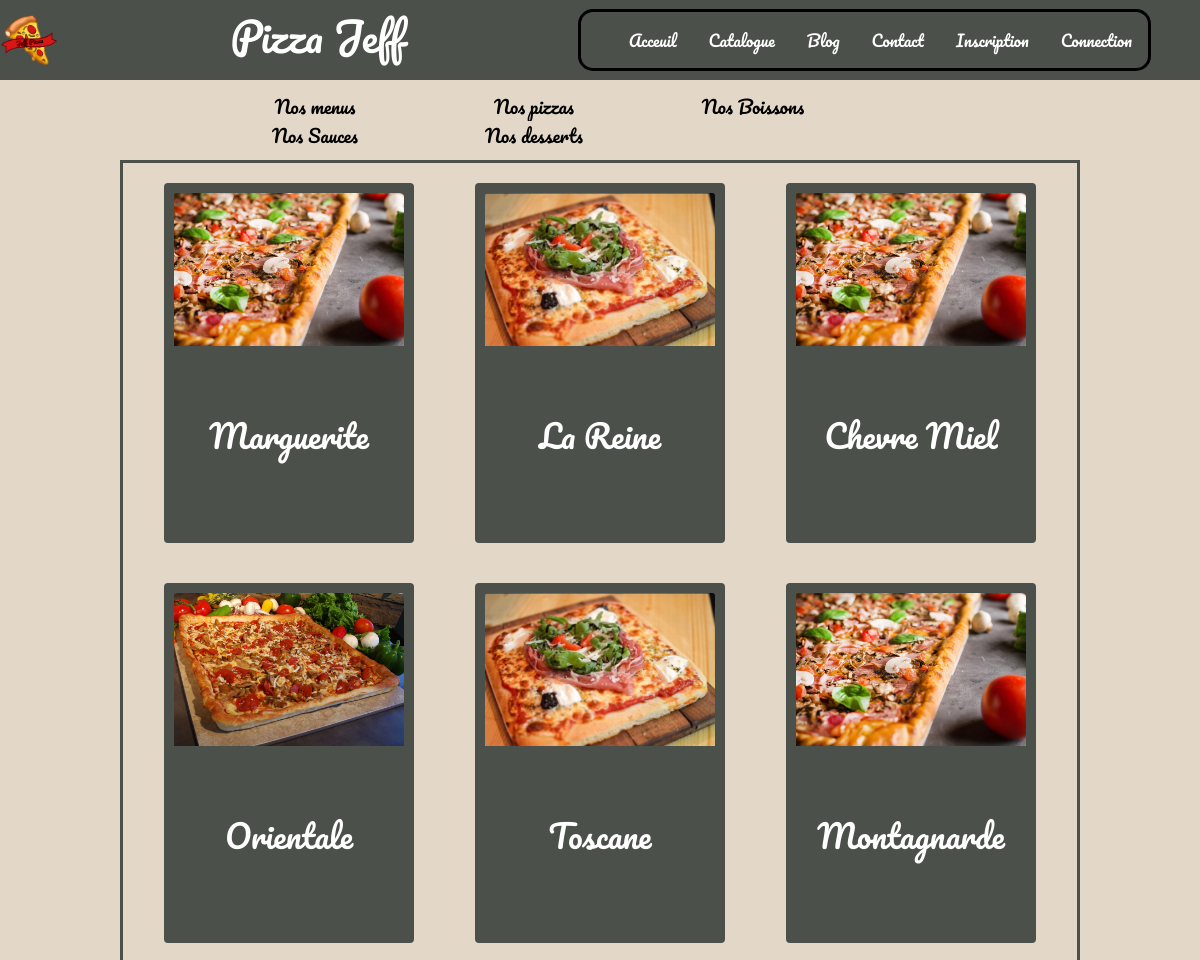
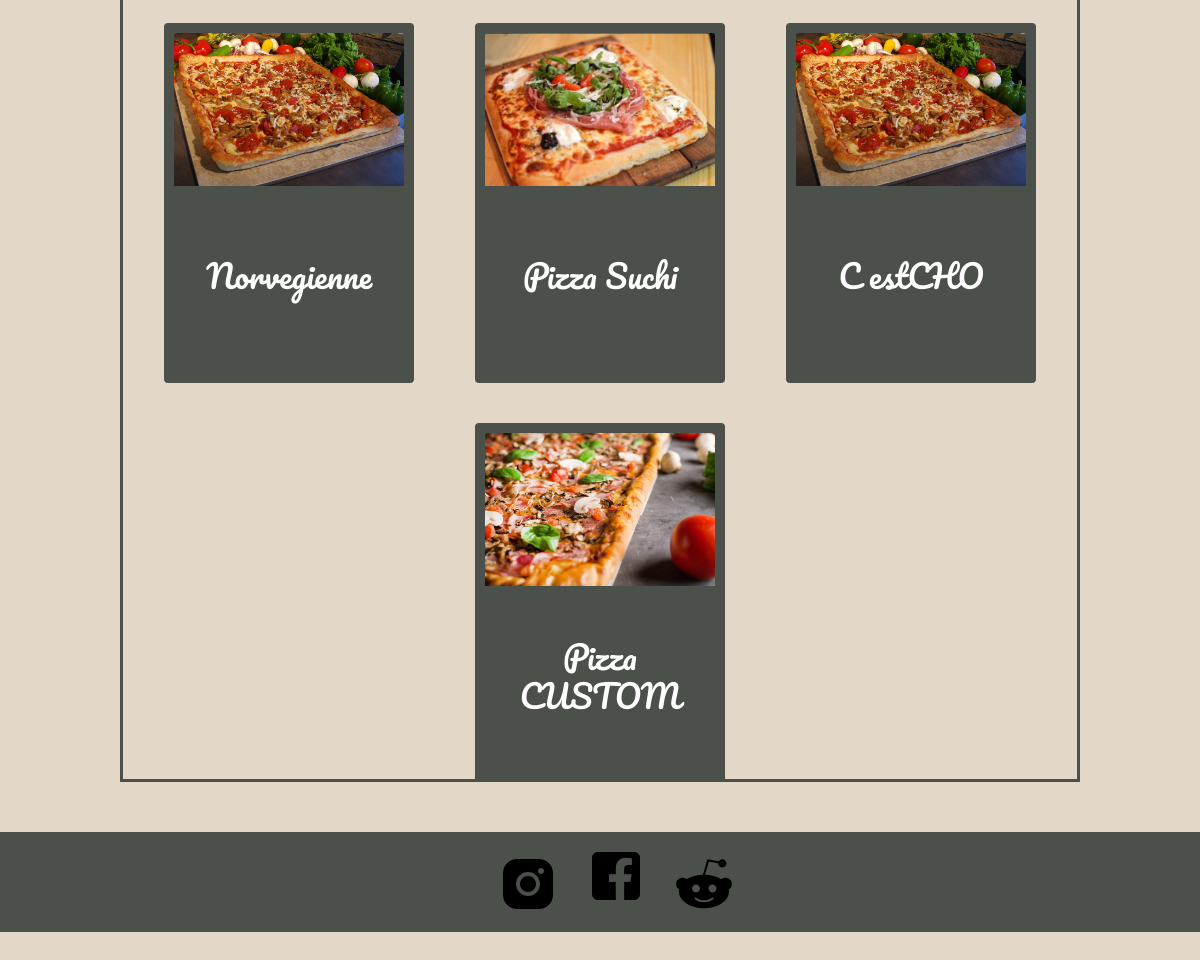
The page /Code/controler/controler_show_all_produit.php on the database its author committed (2 pictures, top to bottom).
### tables this page shows
create table Produits(
	id_prod int auto_increment not null primary key,
    nom_prod varchar(50),
    ingredient_prod varchar(50) null,
    prix_prod varchar(10),
    cat_prod varchar(50) null,
    image_prod varchar(100) null,
    id_pate int null,
    id_taille int null
);

### Code/model/model_produit.php (called while the page is built, shortened)
<?php
    class Produit{
        private $cat_prod;
        public function __construct($id, $nom, $ingredient, $prix, $cat)
        {
            $this -> cat_prod = $cat;
        }
        public function getCatProd():string{
            return $this -> cat_prod;
        }
        public function showProduitByCat($bdd):array{
            try{
                $req = $bdd->prepare('SELECT * FROM (produits) WHERE (cat_prod = :cat)');
                $req->execute(array(
                    ':cat' => $this -> getCatProd(),
                ));
                $data = $req -> fetchAll(PDO::FETCH_OBJ);
                return $data;
            }
            catch(Exception $e){
                die('Erreur '.$e->getMessage());
        }
    }
}
?>

### Code/controler/controler_pizza.php (the view, shortened to what this page needs)
<?php
    $pizza = new Produit(null, null, null, null, "Pizza");
    $pizzas = $pizza->showProduitByCat($bdd);
    echo '<div class=\'container-card\'>';
    foreach($pizzas as $value){
        $card = '<div class=\'card\' id=\'card'.$value->id_prod.'\'style=max-width: 12rem;\'><img src=\''.$value->image_prod.'\' class=\'card-img-top\' alt=\'...\'><div class=\'card-body\'><h5 class=\'card-title\'>'.$value->nom_prod.'</h5></div></div>';
        echo $card;
    }
    echo '</div>';
?>

### Code/view/view_catalogue.php (shortened to what this page needs)
<html lang="en">
<head>
    <link rel="stylesheet" href="./asset/style/catalogue.css">
</head>
<body>
    <div class="catalogue-buttons">
        <form action="" method="POST">
        <button name="menu" class="catalogue-button">Nos menus</button>
        <button name="pizza" class="catalogue-button">Nos pizzas</button>
        <button name="boisson" class="catalogue-button">Nos Boissons</button>
        <button name="sauce" class="catalogue-button">Nos Sauces</button>
        <button name="dessert" class="catalogue-button">Nos desserts</button>
        </form>
    </div>
</body>
</html>

### Code/controler/controler_show_all_produit.php (shortened to what this page needs)
<?php
    include './utils/connectBdd.php';
    include './view/view_catalogue.php';
    include './model/model_produit.php';
    if(isset($_POST['menu'])){
        include './controler/controler_menu.php';
    }elseif(isset($_POST['pizza'])){
        include './controler/controler_pizza.php';
    }elseif(isset($_POST['boisson'])){
        include './controler/controler_boisson.php';
    }elseif(isset($_POST['sauce'])){
        include './controler/controler_sauce.php';
    }elseif(isset($_POST['dessert'])){
        include './controler/controler_dessert.php';
    }else{
        include './controler/controler_pizza.php';
    }
    include './view/view_footer.php';
?>

### Code/view/view_footer.php
<link rel="stylesheet" href="./asset/style/style.css">
<footer>
    <ul><a href="https://www.instagram.com/?hl=fr"><img src="./asset/image/instagrame2.png"></a> </ul>
    <ul><a href="https://fr-fr.facebook.com/"><img src="./asset/image/facebook.png"></a> </ul>
    <ul><a href="https://www.reddit.com/"><img src="./asset/image/reddit2.png"></a> </ul>
</footer>
</body>
</html>

### Code/asset/style/style.css (style rules this page uses)
.navbar { background-color: #4C504B; list-style: none; border: solid 1px #4C504B; font-family: 'Pacifico', cursive; margin-bottom : 0px ; color: white; }
#logo { height: 50px; background-color: #4C504B; }
body { font-family: 'Radio Canada'; height: 100vh; background-color: #E3D8C8 ; }
.navbarperso { border: solid 3px black; border-radius: 15px; }
footer { padding-top: 20px; display: flex; justify-content: center; width: 100%; background-color: #4C504B; color: white; bottom: 0; }

### Code/asset/style/catalogue.css (style rules this page uses)
body { background-color: #E3D8C8; }
h5 { font-family: 'Pacifico', cursive; text-align: center; vertical-align: middle; color: #FFFFFF; font-size: 2em; }
.card-body { display: flex; align-items: center; justify-content: center; }
.card-title { color: #FFFFFF; }
.card { font-family: 'Pacifico', cursive; background-color: #4C504B; width: 250px; height: 360px; margin: 20px 20px 20px 20px; padding: 10px; border: none; color:#FFFFFF; }
.container-card { display:flex; flex-wrap: wrap; justify-content: space-evenly; margin: 50px auto 50px auto; border: 3px solid #4C504B; width: 80vw; height: 70vh; overflow: scroll; }
.catalogue-buttons { float: left; margin: 12px 200px 10px; }
.catalogue-button { font-family: 'Pacifico'; font-size: large; text-decoration: #000000; border: none; margin-left: 15px; width: 200px; background-color: #E3D8C8; }

### rows shown on the page
produits: image_prod (picture), nom_prod "Marguerite"
produits: image_prod (picture), nom_prod "La Reine"
produits: $value->id_prod 12 (drawn), image_prod (picture), nom_prod "Chevre Miel"
produits: image_prod (picture), nom_prod "Orientale"
produits: image_prod (picture), nom_prod "Toscane"
produits: image_prod (picture), nom_prod "Montagnarde"
produits: image_prod (picture), nom_prod "Norvegienne"
produits: image_prod (picture), nom_prod "Pizza Suchi"
produits: image_prod (picture), nom_prod "C estCHO"
produits: image_prod (picture), nom_prod "Pizza CUSTOM"
